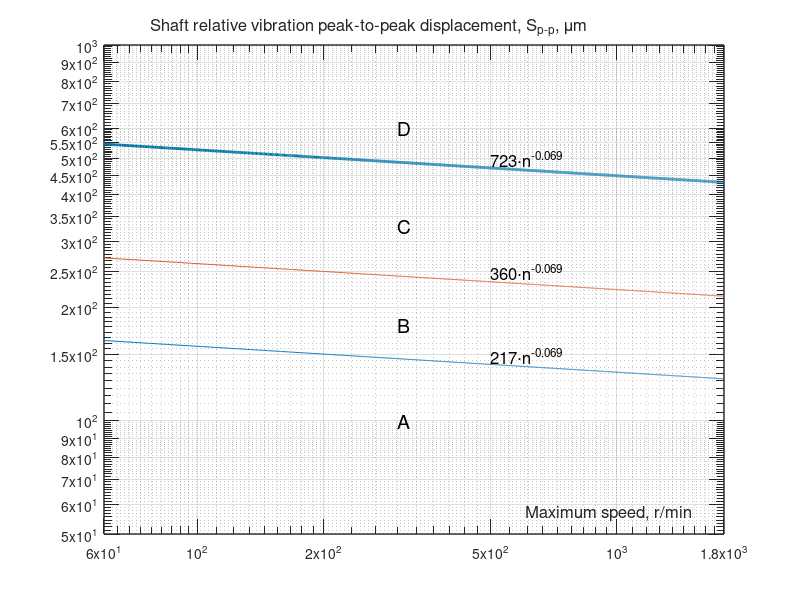

The MATLAB script that drew this image:
close all
n = 60:1800;
p = -.069;
Sab = 217*n.^p;
Sbc = 360*n.^p; 
Scd = 723*n.^p; 
figure('Name','ISO 7919-5','Position',[50,50,600,800]);
loglog(n,Sab,n,Sbc,n,Scd,'Linewidth',2,'Color','#0076a8');

text(300,100,'A','FontSize',14)
text(300,180,'B','FontSize',14)
text(300,330,'C','FontSize',14)
text(300,600,'D','FontSize',14)

text(500,150,'217\cdotn^{-0.069}','FontSize',12)
text(500,250,'360\cdotn^{-0.069}','FontSize',12)
text(500,500,'723\cdotn^{-0.069}','FontSize',12)

xlim([60,1800]);
xticks([60,100,200,500,1000,1800]);
ylim([50,1000]);
yticks([50,60,70,80,90,100,150,200,250,...
    300,350,400,450,500,550,600,700,800,900,1000]);
set(gca,'LineWidth',1,'TickLength',[0.025 0.025]);
xlabel('Maximum speed, r/min','Units','Pixels',...
    'Position', [380 40],'FontSize',12)
ylabel('Shaft relative vibration peak-to-peak displacement, S_{p-p}, \mum', ...
'Units', 'Pixels', 'Position', [200 665], 'FontSize', 12, 'Rotation', 0)
grid on